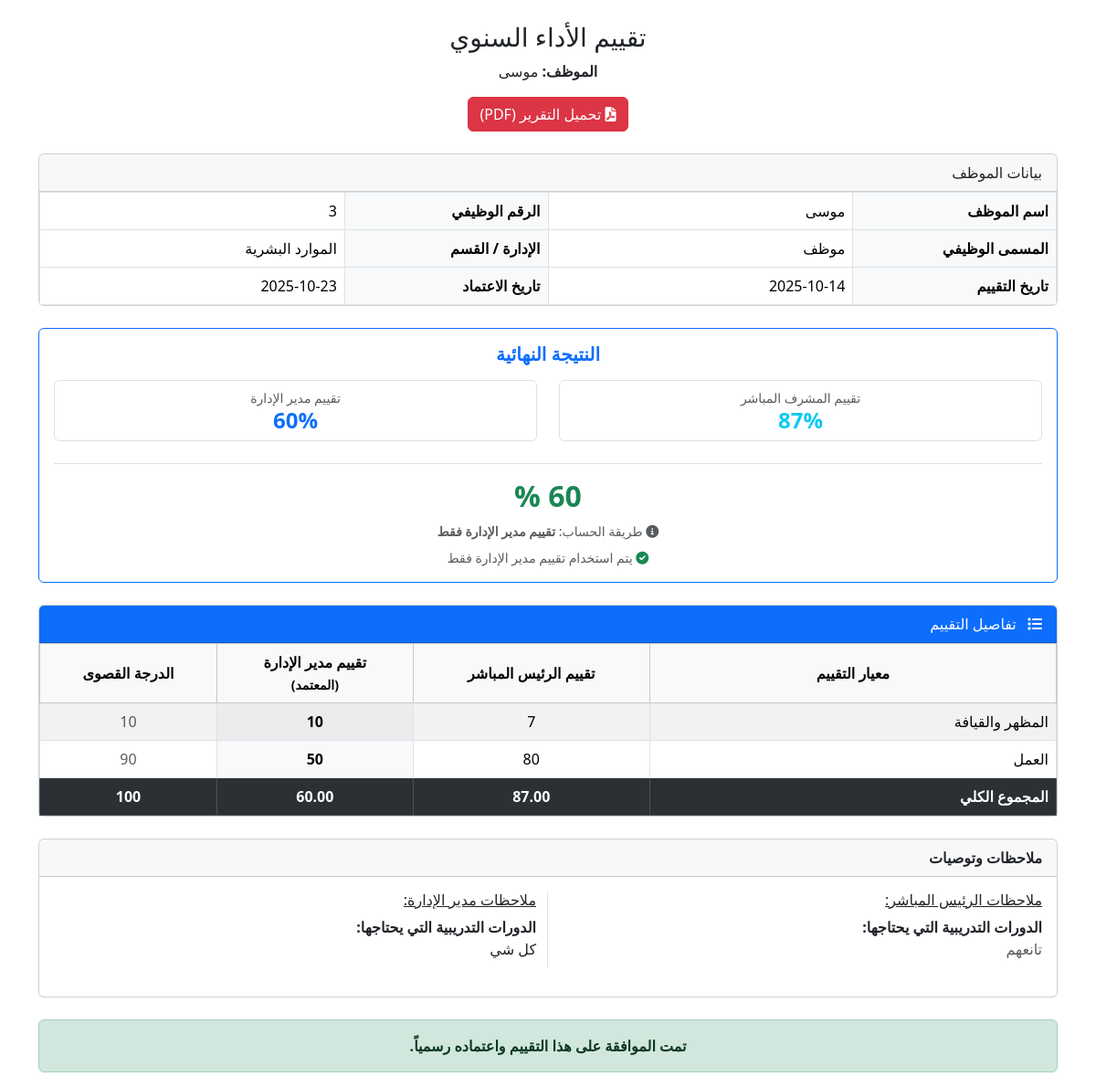
Screenshot of /public/view-evaluation.php?token=984700bf6027bcbc0acc4a31c134981b (signed in) with the database file from the repository.
### tables this page shows
CREATE TABLE `employee_evaluation_links` (
  `id` int(10) UNSIGNED NOT NULL,
  `employee_id` int(10) UNSIGNED NOT NULL,
  `cycle_id` int(10) UNSIGNED NOT NULL,
  `unique_token` varchar(36) NOT NULL COMMENT 'UUID فريد',
  `expires_at` datetime DEFAULT NULL COMMENT 'تاريخ انتهاء الصلاحية (اختياري)',
  `created_at` timestamp NOT NULL DEFAULT current_timestamp()
);

CREATE TABLE `users` (
  `id` int(10) UNSIGNED NOT NULL,
  `name` varchar(150) NOT NULL COMMENT 'الاسم الكامل',
  `email` varchar(100) NOT NULL COMMENT 'البريد الإلكتروني',
  `password` varchar(255) NOT NULL COMMENT 'كلمة المرور المشفرة',
  `role` enum('admin','manager','supervisor','employee','evaluator') NOT NULL COMMENT 'الدور',
  `department_id` int(10) UNSIGNED DEFAULT NULL COMMENT 'الإدارة',
  `manager_id` int(10) UNSIGNED DEFAULT NULL COMMENT 'مدير الإدارة (ID)',
  `supervisor_id` int(10) UNSIGNED DEFAULT NULL COMMENT 'الرئيس المباشر (ID)',
  `job_title` varchar(100) DEFAULT NULL COMMENT 'الوظيفة',
  `birth_date` date DEFAULT NULL COMMENT 'تاريخ الميلاد',
  `marital_status` varchar(20) DEFAULT NULL COMMENT 'الحالة الاجتماعية',
  `gender` enum('ذكر','أنثى') DEFAULT NULL COMMENT 'النوع',
  `status` enum('active','inactive') NOT NULL DEFAULT 'active' COMMENT 'الحالة',
  `force_password_change` tinyint(1) NOT NULL DEFAULT 1 COMMENT 'إجبار تغيير كلمة المرور عند أول دخول',
  `created_at` timestamp NOT NULL DEFAULT current_timestamp(),
  `last_login` datetime DEFAULT NULL
);

CREATE TABLE `departments` (
  `id` int(10) UNSIGNED NOT NULL,
  `name_ar` varchar(150) NOT NULL COMMENT 'اسم الإدارة بالعربية',
  `name_en` varchar(150) DEFAULT NULL COMMENT 'اسم الإدارة بالإنجليزية',
  `status` enum('active','inactive') NOT NULL DEFAULT 'active' COMMENT 'الحالة',
  `created_at` timestamp NOT NULL DEFAULT current_timestamp()
);

CREATE TABLE `employee_evaluations` (
  `id` int(10) UNSIGNED NOT NULL,
  `employee_id` int(10) UNSIGNED NOT NULL COMMENT 'الموظف المُقيَّم',
  `cycle_id` int(10) UNSIGNED NOT NULL,
  `evaluator_id` int(10) UNSIGNED NOT NULL COMMENT 'المُقيّم (مدير أو رئيس مباشر)',
  `evaluator_role` enum('manager','supervisor') NOT NULL,
  `status` enum('draft','submitted','approved','rejected') NOT NULL DEFAULT 'draft',
  `total_score` decimal(5,2) DEFAULT NULL COMMENT 'المجموع النهائي (0-100)',
  `created_at` timestamp NOT NULL DEFAULT current_timestamp(),
  `updated_at` timestamp NULL DEFAULT NULL ON UPDATE current_timestamp(),
  `accepted_at` datetime DEFAULT NULL
);

CREATE TABLE `system_settings` (
  `id` int(10) UNSIGNED NOT NULL,
  `key` varchar(50) NOT NULL,
  `value` text DEFAULT NULL
);

CREATE TABLE `evaluation_fields` (
  `id` int(10) UNSIGNED NOT NULL,
  `cycle_id` int(10) UNSIGNED NOT NULL COMMENT 'دورة التقييم',
  `title_ar` varchar(200) NOT NULL COMMENT 'عنوان المجال بالعربية',
  `title_en` varchar(200) DEFAULT NULL,
  `max_score` tinyint(3) UNSIGNED NOT NULL DEFAULT 20 COMMENT 'الدرجة القصوى (يجب أن يجمع المجموع 100)',
  `is_required` tinyint(1) NOT NULL DEFAULT 1 COMMENT 'هل الحقل إلزامي؟',
  `order_index` tinyint(3) UNSIGNED NOT NULL DEFAULT 0 COMMENT 'ترتيب العرض'
);

CREATE TABLE `evaluation_responses` (
  `id` int(10) UNSIGNED NOT NULL,
  `evaluation_id` int(10) UNSIGNED NOT NULL,
  `field_id` int(10) UNSIGNED NOT NULL,
  `score` tinyint(3) UNSIGNED NOT NULL DEFAULT 0 CHECK (`score` >= 0),
  `comments` text DEFAULT NULL COMMENT 'تعليقات اختيارية',
  `created_at` timestamp NOT NULL DEFAULT current_timestamp()
);

CREATE TABLE `evaluation_custom_text_responses` (
  `id` int(10) UNSIGNED NOT NULL,
  `evaluation_id` int(10) UNSIGNED NOT NULL,
  `field_id` int(10) UNSIGNED NOT NULL,
  `response_text` text DEFAULT NULL
);

CREATE TABLE `evaluation_custom_text_fields` (
  `id` int(10) UNSIGNED NOT NULL,
  `cycle_id` int(10) UNSIGNED NOT NULL COMMENT 'دورة التقييم',
  `title_ar` varchar(200) NOT NULL COMMENT 'عنوان الحقل بالعربية',
  `is_required` tinyint(1) NOT NULL DEFAULT 0 COMMENT 'هل الحقل إلزامي؟',
  `order_index` tinyint(3) UNSIGNED NOT NULL DEFAULT 0 COMMENT 'ترتيب العرض'
);

### public/view-evaluation.php (the view, shortened to what the rows shown need)
<?php
require_once '../app/core/db.php';
require_once '../app/core/EvaluationCalculator.php';
$token = $_GET['token'];
$stmt = $pdo->prepare("
    SELECT e.*, u.name as employee_name, c.year, c.id as cycle_id,
           u.job_title, d.name_ar as dept_name,
           l.expires_at,
           ev.name as evaluator_name, u.manager_id, u.id as employee_id
    FROM employee_evaluation_links l
    JOIN users u ON l.employee_id = u.id
    JOIN evaluation_cycles c ON l.cycle_id = c.id
    JOIN employee_evaluations e ON e.employee_id = u.id AND e.cycle_id = c.id
    LEFT JOIN departments d ON u.department_id = d.id
    JOIN users ev ON e.evaluator_id = ev.id
    WHERE l.unique_token = ?
    ORDER BY (e.status = 'submitted') DESC, (e.evaluator_role = 'manager') DESC, e.id DESC
    LIMIT 1
");
$stmt->execute([$token]);
$eval = $stmt->fetch();
$supervisor_eval_stmt = $pdo->prepare("SELECT e.*, ev.name as evaluator_name FROM employee_evaluations e JOIN users ev ON e.evaluator_id = ev.id WHERE e.employee_id = ? AND e.cycle_id = ? AND e.evaluator_role = 'supervisor'");
$supervisor_eval_stmt->execute([$eval['employee_id'], $eval['cycle_id']]);
$supervisor_eval = $supervisor_eval_stmt->fetch();
$manager_eval_stmt = $pdo->prepare("SELECT e.*, ev.name as evaluator_name FROM employee_evaluations e JOIN users ev ON e.evaluator_id = ev.id WHERE e.employee_id = ? AND e.cycle_id = ? AND e.evaluator_role = 'manager'");
$manager_eval_stmt->execute([$eval['employee_id'], $eval['cycle_id']]);
$manager_eval = $manager_eval_stmt->fetch();
$fields = $pdo->prepare("SELECT * FROM evaluation_fields WHERE cycle_id = ? ORDER BY order_index");
$fields->execute([$eval['cycle_id']]);
$fields = $fields->fetchAll();
function getEvaluationDetails($pdo, $evaluation_id) {
    $responses = $pdo->prepare("SELECT r.score, f.title_ar FROM evaluation_responses r JOIN evaluation_fields f ON r.field_id = f.id WHERE r.evaluation_id = ?");
    $responses->execute([$evaluation_id]);
    return $responses->fetchAll(PDO::FETCH_ASSOC);
}
$supervisor_scores = $supervisor_eval ? getEvaluationDetails($pdo, $supervisor_eval['id']) : [];
$manager_scores = $manager_eval ? getEvaluationDetails($pdo, $manager_eval['id']) : [];
function getCustomTextResponses($pdo, $evaluation_id, $cycle_id) {
    $text_fields = $pdo->prepare("SELECT tf.title_ar, tr.response_text FROM evaluation_custom_text_fields tf LEFT JOIN evaluation_custom_text_responses tr ON tf.id = tr.field_id AND tr.evaluation_id = ? WHERE tf.cycle_id = ? ORDER BY tf.order_index");
    $text_fields->execute([$evaluation_id, $cycle_id]);
    return $text_fields->fetchAll();
}
$supervisor_text = $supervisor_eval ? getCustomTextResponses($pdo, $supervisor_eval['id'], $eval['cycle_id']) : [];
$manager_text = $manager_eval ? getCustomTextResponses($pdo, $manager_eval['id'], $eval['cycle_id']) : [];
$calculator = new EvaluationCalculator($pdo);
$scores = $calculator->getEmployeeScores($eval['employee_id'], $eval['cycle_id']);
$final_score = $scores['final_score'];
$evaluation_method = $scores['method'];
$evaluation_status = $scores['status'];
$evaluation_note = $scores['note'];
$method_name = $calculator->getMethodName($evaluation_method);
$approved_score = $final_score ?? '—';
$is_approved_score_available = ($final_score !== null);
?>
<!DOCTYPE html>
<html dir="rtl" lang="ar">
<head>
    <link href="https://cdn.jsdelivr.net/npm/bootstrap@5.3.2/dist/css/bootstrap.rtl.min.css" rel="stylesheet">
    <link rel="stylesheet" href="https://cdnjs.cloudflare.com/ajax/libs/font-awesome/6.0.0-beta3/css/all.min.css">
</head>
<body>
<div class="container mt-4">
    <div class="text-center mb-4 no-print">
        <h3>تقييم الأداء السنوي</h3>
        <p><strong>الموظف:</strong> <?= htmlspecialchars($eval['employee_name']) ?></p>
        <div class="mt-3">
            <a href="generate_pdf.php?token=<?= htmlspecialchars($token) ?>" class="btn btn-danger">
</a>
        </div>
    </div>
    <div class="card mb-4">
        <div class="card-body p-0">
            <table class="table table-bordered mb-0">
                <tr>
                    <td width="20%" class="bg-light fw-bold">اسم الموظف</td>
                    <td width="30%"><?= htmlspecialchars($eval['employee_name']) ?></td>
                    <td width="20%" class="bg-light fw-bold">الرقم الوظيفي</td>
                    <td><?= htmlspecialchars($eval['employee_id']) ?></td>
                </tr>
                <tr>
                    <td class="bg-light fw-bold">المسمى الوظيفي</td>
                    <td><?= htmlspecialchars($eval['job_title'] ?? '—') ?></td>
                    <td class="bg-light fw-bold">الإدارة / القسم</td>
                    <td><?= htmlspecialchars($eval['dept_name'] ?? '—') ?></td>
                </tr>
                <tr>
                    <td class="bg-light fw-bold">تاريخ التقييم</td>
                    <td><?= date('Y-m-d', strtotime($eval['created_at'])) ?></td>
                    <td class="bg-light fw-bold">تاريخ الاعتماد</td>
                    <td><?= $eval['accepted_at'] ? date('Y-m-d', strtotime($eval['accepted_at'])) : '—' ?></td>
                </tr>
            </table>
        </div>
    </div>
    <div class="card mb-4 border-primary">
         <div class="card-body text-center pt-3 pb-3">
             <div class="border-top pt-3">
                 <?php if ($is_approved_score_available): ?>
                     <h2 class="fw-bold text-success m-0"><?= $approved_score ?> %</h2>
                     <small class="text-muted d-block mt-2">
                         <i class="fas fa-info-circle"></i>
                         طريقة الحساب: <strong><?= htmlspecialchars($method_name) ?></strong>
                     </small>
                     <?php if ($evaluation_status !== 'complete'): ?>
                         <div class="alert alert-warning mt-3 mb-0 small">
                             <i class="fas fa-exclamation-triangle"></i>
                             <?= htmlspecialchars($evaluation_note) ?>
                         </div>
                     <?php else: ?>
                         <small class="text-muted d-block mt-2">
                             <i class="fas fa-check-circle text-success"></i>
                             <?= htmlspecialchars($evaluation_note) ?>
                         </small>
                     <?php endif; ?>
                 <?php endif; ?>
             </div>
         </div>
     </div>
    <div class="card mb-4">
        <div class="card-body p-0">
            <div class="table-responsive">
                <table class="table table-bordered table-striped mb-0">
                    <thead class="table-light text-center">
                        <tr>
                            <th style="width: 40%; vertical-align: middle;">معيار التقييم</th>
                            <th style="vertical-align: middle;">تقييم الرئيس المباشر</th>
                            <th style="vertical-align: middle;">تقييم مدير الإدارة<br><small>(المعتمد)</small></th>
                            <th style="vertical-align: middle;">الدرجة القصوى</th>
                        </tr>
                    </thead>
                    <tbody>
                        <?php foreach ($fields as $field): ?>
                        <tr>
                            <td><?= htmlspecialchars($field['title_ar']) ?></td>
                            <td class="text-center">
                                <?php
                                $score_sup = '—';
                                foreach ($supervisor_scores as $d) {
                                    if ($d['title_ar'] === $field['title_ar']) { $score_sup = $d['score']; break; }
                                }
                                echo $score_sup;
                                ?>
                            </td>
                            <td class="text-center fw-bold bg-light">
                                <?php
                                $score_man = '—';
                                foreach ($manager_scores as $d) {
                                    if ($d['title_ar'] === $field['title_ar']) { $score_man = $d['score']; break; }
                                }
                                echo $score_man;
                                ?>
                            </td>
                            <td class="text-center text-muted">
                                <?= $field['max_score'] ?>
                            </td>
                        </tr>
                        <?php endforeach; ?>
                        <tr class="table-dark text-white">
                            <td class="text-center"><strong><?= $supervisor_eval ? $supervisor_eval['total_score'] : '—' ?></strong></td>
                            <td class="text-center"><strong><?= $manager_eval ? $manager_eval['total_score'] : '—' ?></strong></td>
                        </tr>
                    </tbody>
                </table>
            </div>
        </div>
    </div>
    <?php if ($supervisor_text || $manager_text): ?>
    <div class="card mb-4">
        <div class="card-body">
            <div class="row">
                <div class="col-md-6 mb-3">
                    <?php if ($supervisor_text): ?>
                        <?php foreach ($supervisor_text as $tr): ?>
                            <?php if (!empty($tr['response_text'])): ?>
                            <div class="mb-2">
                                <strong><?= htmlspecialchars($tr['title_ar']) ?>:</strong>
                                <p class="mb-1 text-muted"><?= nl2br(htmlspecialchars($tr['response_text'])) ?></p>
                            </div>
                            <?php endif; ?>
                        <?php endforeach; ?>
                    <?php else: ?>
                        <span class="text-muted small">لا توجد ملاحظات.</span>
                    <?php endif; ?>
                </div>
                <div class="col-md-6 mb-3 border-start">
                    <?php if ($manager_text): ?>
                        <?php foreach ($manager_text as $tr): ?>
                            <?php if (!empty($tr['response_text'])): ?>
                            <div class="mb-2">
                                <strong><?= htmlspecialchars($tr['title_ar']) ?>:</strong>
                                <p class="mb-1 text-dark"><?= nl2br(htmlspecialchars($tr['response_text'])) ?></p>
                            </div>
                            <?php endif; ?>
                        <?php endforeach; ?>
                    <?php else: ?>
                        <span class="text-muted small">لا توجد ملاحظات.</span>
                    <?php endif; ?>
                </div>
            </div>
        </div>
    </div>
    <?php endif; ?>
</div>
</body>
</html>

### rows the page displays
employee_evaluation_links: employee.name "موسى", employee "3", employee.job_title "موظف", departments.name_ar "الموارد البشرية", employee_evaluations.created_at "2025-10-14", employee_evaluations.accepted_at "2025-10-23"
system_settings: value "تقييم مدير الإدارة فقط"
evaluation_fields: title_ar "المظهر والقيافة", max_score "10"
evaluation_responses: score "7"
evaluation_responses: score "10"
evaluation_fields: title_ar "العمل", max_score "90"
evaluation_responses: score "80"
evaluation_responses: score "50"
employee_evaluations: total_score "87.00"
employee_evaluations: total_score "60.00"
evaluation_custom_text_responses: field.title_ar "الدورات التدريبية التي يحتاجها", response_text "تانعهم"
evaluation_custom_text_responses: field.title_ar "الدورات التدريبية التي يحتاجها", response_text "كل شي"

### other values shown
$supervisor_score "87"
$manager_score "60"
$evaluation_note "يتم استخدام تقييم مدير الإدارة فقط"
